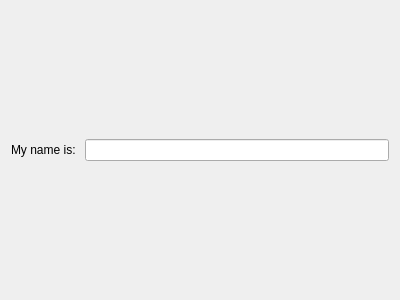
<?xml version="1.0" encoding="UTF-8"?>
<ui version="4.0">
 <class>Widget</class>
 <widget class="QWidget" name="Widget">
  <property name="geometry">
   <rect>
    <x>0</x>
    <y>0</y>
    <width>400</width>
    <height>300</height>
   </rect>
  </property>
  <property name="windowTitle">
   <string>Widget</string>
  </property>
  <layout class="QHBoxLayout" name="horizontalLayout">
   <item>
    <widget class="QLabel" name="label">
     <property name="text">
      <string>My name is: </string>
     </property>
    </widget>
   </item>
   <item>
    <widget class="QLineEdit" name="lineEdit"/>
   </item>
  </layout>
 </widget>
 <layoutdefault spacing="6" margin="11"/>
 <resources/>
 <connections/>
</ui>
